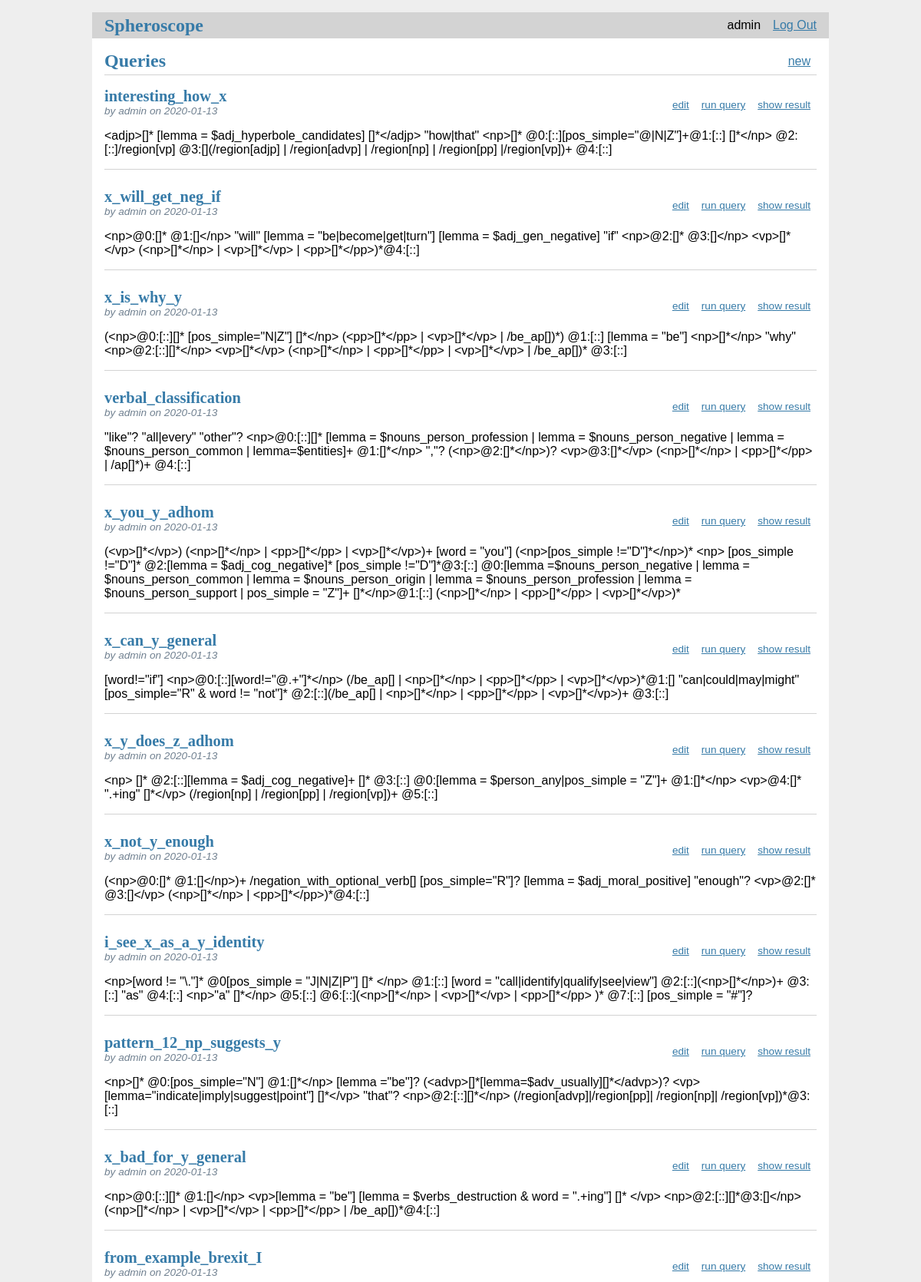
The app's page /queries/ (signed in, upper part) with its own data.
### tables this page shows
CREATE TABLE users (
  id INTEGER PRIMARY KEY AUTOINCREMENT,
  username TEXT UNIQUE NOT NULL,
  password TEXT NOT NULL
);

CREATE TABLE queries (
  id INTEGER PRIMARY KEY AUTOINCREMENT,
  author_id INTEGER NOT NULL,
  created TIMESTAMP NOT NULL DEFAULT CURRENT_TIMESTAMP,
  title TEXT NOT NULL,
  query TEXT NOT NULL,
  anchors TEXT,
  regions TEXT,
  pattern INTEGER,
  FOREIGN KEY (author_id) REFERENCES users (id)
);

### spheroscope/queries.py (the view)
@bp.route('/')
@login_required
def index():
    db = get_db()
    queries = db.execute(
        'SELECT qu.id, title, query, created, author_id, username, anchors, regions, pattern'
        ' FROM queries qu JOIN users u ON qu.author_id = u.id'
        ' ORDER BY created DESC'
    ).fetchall()
    return render_template('queries/index.html', queries=queries)

### spheroscope/auth.py (called while the page is built)
@bp.before_app_request
def load_logged_in_user():
    user_id = session.get('user_id')
    if user_id is None:
        g.user = None
    else:
        g.user = get_db().execute(
            'SELECT * FROM users WHERE id = ?', (user_id,)
        ).fetchone()

def login_required(view):
    @functools.wraps(view)
    def wrapped_view(**kwargs):
        if g.user is None:
            return redirect(url_for('auth.login'))
        return view(**kwargs)
    return wrapped_view

### spheroscope/db.py (called while the page is built)
def get_db():
    if 'db' not in g:
        g.db = sqlite3.connect(
            current_app.config['DATABASE'],
            detect_types=sqlite3.PARSE_DECLTYPES
        )
        g.db.row_factory = sqlite3.Row
    return g.db

### spheroscope/templates/queries/index.html
{% extends 'base.html' %}
{% block header %}
<h1>{% block title %}Queries{% endblock %}</h1>
{% if g.user %}
<a class="action" href="{{ url_for('queries.create') }}">new</a>
{% endif %}
{% endblock %}
{% block content %}
{% for query in queries %}
<article class="post">
  <header>
    <div>
      <h1>{{ query['title'] }}</h1>
      <div class="about">by {{ query['username'] }} on {{ query['created'].strftime('%Y-%m-%d') }}</div>
    </div>
    {% if g.user['id'] == query['author_id'] %}
    <a class="action" href="{{
			    url_for('queries.update', id=query['id'])
			    }}">edit</a>
    <a class="action" href="{{
			    url_for('queries.run', id=query['id'])
			    }}">run query</a>
    <a class="action" href="{{
			    url_for('queries.show_result', id=query['id'])
			    }}">show result</a>
    {% endif %}
  </header>
  <p class="body">{{ query['query'] }}</p>
</article>
{% if not loop.last %}
<hr>
{% endif %}
{% endfor %}
{% endblock %}

### spheroscope/templates/base.html (shortened to what this page needs)
<!doctype html>
<link rel="stylesheet" href="{{ url_for('static', filename='style.css') }}">
<nav>
  <h1><a href="{{ url_for('index') }}">Spheroscope</a></h1>
  <ul>
    {% if g.user %}
      <li><span>{{ g.user['username'] }}</span>
      <li><a href="{{ url_for('auth.logout') }}">Log Out</a>
    {% else %}
      <li><a href="{{ url_for('auth.register') }}">Register</a>
      <li><a href="{{ url_for('auth.login') }}">Log In</a>
    {% endif %}
  </ul>
</nav>
<section class="content">
  <header>
    {% block header %}{% endblock %}
  </header>
  {% block content %}{% endblock %}
</section>

### spheroscope/static/style.css (style rules this page uses)
h1 { font-family: serif; color: #377ba8; margin: 1rem 0; }
a { color: #377ba8; }
hr { border: none; border-top: 1px solid lightgray; }
nav { background: lightgray; display: flex; align-items: center; padding: 0 0.5rem; }
nav h1 { flex: auto; margin: 0; }
nav h1 a { text-decoration: none; padding: 0.25rem 0.5rem; }
nav ul { display: flex; list-style: none; margin: 0; padding: 0; }
nav ul li a, nav ul li span, header .action { display: block; padding: 0.5rem; }
.content { padding: 0 1rem 1rem; }
.content > header { border-bottom: 1px solid lightgray; display: flex; align-items: flex-end; }
.content > header h1 { flex: auto; margin: 1rem 0 0.25rem 0; }
.post > header { display: flex; align-items: flex-end; font-size: 0.85em; }
.post > header > div:first-of-type { flex: auto; }
.post > header h1 { font-size: 1.5em; margin-bottom: 0; }
.post .about { color: slategray; font-style: italic; }
.post .body { white-space: pre-line; }
.content:last-child { margin-bottom: 0; }

### records on screen
users: user.username "admin"
queries: title "interesting_how_x", username "admin", created "2020-01-13", query "<adjp>[]* [lemma = $adj_hyperbole_candidates] []*</adjp> \"how|that\" <np>[]* @0:[::][pos_simple=\"@|N|Z\"]+@1:[::] []*</np> @2:[::]/region[vp] @3:[](/region[adjp] | /region[advp] | /region[np] | /region[pp] |/region[vp])+ @4:[::]"
queries: title "x_will_get_neg_if", username "admin", created "2020-01-13", query "<np>@0:[]* @1:[]</np> \"will\" [lemma = \"be|become|get|turn\"] [lemma = $adj_gen_negative] \"if\" <np>@2:[]* @3:[]</np> <vp>[]*</vp> (<np>[]*</np> | <vp>[]*</vp> | <pp>[]*</pp>)*@4:[::]"
queries: title "x_is_why_y", username "admin", created "2020-01-13", query "(<np>@0:[::][]* [pos_simple=\"N|Z\"] []*</np> (<pp>[]*</pp> | <vp>[]*</vp> | /be_ap[])*) @1:[::] [lemma = \"be\"] <np>[]*</np> \"why\" <np>@2:[::][]*</np> <vp>[]*</vp> (<np>[]*</np> | <pp>[]*</pp> | <vp>[]*</vp> | /be_ap[])* @3:[::]"
queries: title "verbal_classification", username "admin", created "2020-01-13", query "\"like\"? \"all|every\" \"other\"? <np>@0:[::][]* [lemma = $nouns_person_profession | lemma = $nouns_person_negative | lemma = $nouns_person_common | lemma=$entities]+ @1:[]*</np> \",\"? (<np>@2:[]*</np>)? <vp>@3:[]*</vp> (<np>[]*</np> | <pp>[]*</pp> | /ap[]*)+ @4:[::]"
queries: title "x_you_y_adhom", username "admin", created "2020-01-13", query "(<vp>[]*</vp>) (<np>[]*</np> | <pp>[]*</pp> | <vp>[]*</vp>)+ [word = \"you\"] (<np>[pos_simple !=\"D\"]*</np>)* <np> [pos_simple !=\"D\"]* @2:[lemma = $adj_cog_negative]* [pos_simple !=\"D\"]*@3:[::] @0:[lemma =$nouns_person_negative | lemma = $nouns_person_common | lemma = $nouns_person_origin | lemma = $nouns_person_profession | lemma = $nouns_person_support | pos_simple = \"Z\"]+ []*</np>@1:[::] (<np>[]*</np> | <pp>[]*</pp> | <vp>[]*</vp>)*"
queries: title "x_can_y_general", username "admin", created "2020-01-13", query "[word!=\"if\"] <np>@0:[::][word!=\"@.+\"]*</np> (/be_ap[] | <np>[]*</np> | <pp>[]*</pp> | <vp>[]*</vp>)*@1:[] \"can|could|may|might\" [pos_simple=\"R\" & word != \"not\"]* @2:[::](/be_ap[] | <np>[]*</np> | <pp>[]*</pp> | <vp>[]*</vp>)+ @3:[::]"
queries: title "x_y_does_z_adhom", username "admin", created "2020-01-13", query "<np> []* @2:[::][lemma = $adj_cog_negative]+ []* @3:[::] @0:[lemma = $person_any|pos_simple = \"Z\"]+ @1:[]*</np> <vp>@4:[]* \".+ing\" []*</vp> (/region[np] | /region[pp] | /region[vp])+ @5:[::]"
queries: title "x_not_y_enough", username "admin", created "2020-01-13", query "(<np>@0:[]* @1:[]</np>)+ /negation_with_optional_verb[] [pos_simple=\"R\"]? [lemma = $adj_moral_positive] \"enough\"? <vp>@2:[]* @3:[]</vp> (<np>[]*</np> | <pp>[]*</pp>)*@4:[::]"
queries: title "i_see_x_as_a_y_identity", username "admin", created "2020-01-13", query "<np>[word != \"\\.\"]* @0[pos_simple = \"J|N|Z|P\"] []* </np> @1:[::] [word = \"call|identify|qualify|see|view\"] @2:[::](<np>[]*</np>)+ @3:[::] \"as\" @4:[::] <np>\"a\" []*</np> @5:[::] @6:[::](<np>[]*</np> | <vp>[]*</vp> | <pp>[]*</pp> )* @7:[::] [pos_simple = \"#\"]?"
queries: title "pattern_12_np_suggests_y", username "admin", created "2020-01-13", query "<np>[]* @0:[pos_simple=\"N\"] @1:[]*</np> [lemma =\"be\"]? (<advp>[]*[lemma=$adv_usually][]*</advp>)? <vp>[lemma=\"indicate|imply|suggest|point\"] []*</vp> \"that\"? <np>@2:[::][]*</np> (/region[advp]|/region[pp]| /region[np]| /region[vp])*@3:[::]"
queries: title "x_bad_for_y_general", username "admin", created "2020-01-13", query "<np>@0:[::][]* @1:[]</np> <vp>[lemma = \"be\"] [lemma = $verbs_destruction & word = \".+ing\"] []* </vp> <np>@2:[::][]*@3:[]</np> (<np>[]*</np> | <vp>[]*</vp> | <pp>[]*</pp> | /be_ap[])*@4:[::]"
queries: title "from_example_brexit_I", username "admin", created "2020-01-13"
